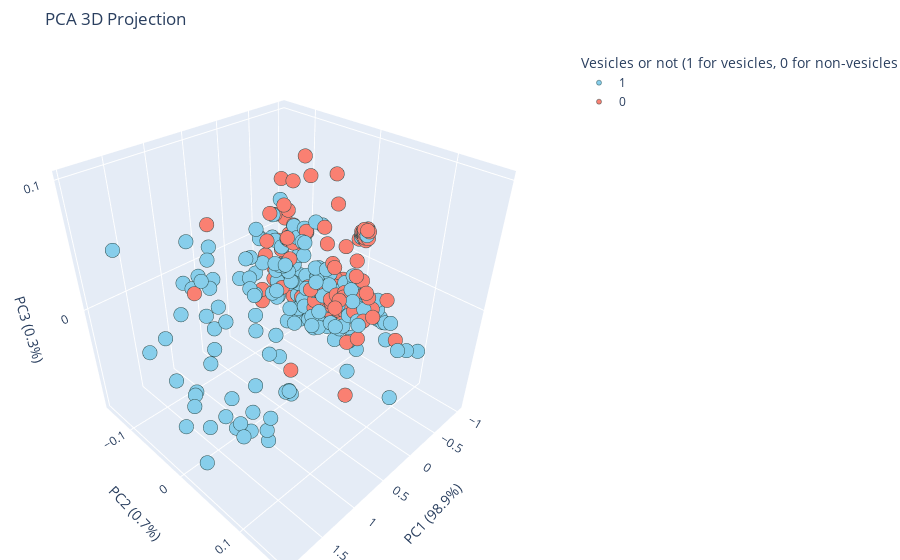

The notebook cell saved with this chart:
### Code cell
X = df_total.iloc[:, 0:-1].values
y = df_total['vesicles_formation'].values

# 2. PCA
pca = PCA(n_components=10)  # Keep more components initially
X_pca = pca.fit_transform(X)

explained_variance = pca.explained_variance_ratio_

# 3. Color mapping for two miscibility types
miscibility_types = df_total['vesicles_formation'].unique()
if len(miscibility_types) != 2:
    print(f"Warning: Found {len(miscibility_types)} unique miscibility types. Ensure there are exactly two for the color mapping.")

colors = ['skyblue', 'salmon']  # Define your two colors
color_dict = dict(zip(miscibility_types, colors))
legends = ['vesicles', 'non-vesicles']
# 4. 2D Scatter Plot
plt.figure(figsize=(8, 6))
for i, surfactant in enumerate(miscibility_types):
    idx = (y == surfactant)
    plt.scatter(X_pca[idx, 0], X_pca[idx, 1],
                color=color_dict[surfactant],
                label=legends[i], alpha=0.7, s=30)

plt.xlabel(f"PC1 ({explained_variance[0]*100:.1f}%)")
plt.ylabel(f"PC2 ({explained_variance[1]*100:.1f}%)")
plt.title('PCA 2D Projection')
plt.legend(bbox_to_anchor=(1.05, 1), loc='upper left')
plt.tight_layout()
plt.show()

# 5. 3D Interactive Scatter Plot
traces = []
for surfactant in miscibility_types:
    idx = (y == surfactant)
    trace = go.Scatter3d(
        x=X_pca[idx, 0],
        y=X_pca[idx, 1],
        z=X_pca[idx, 2],
        mode='markers',
        marker=dict(
            size=5,
            color=color_dict[surfactant],
            line=dict(width=0.5, color='DarkSlateGrey')
        ),
        name=str(surfactant)
    )
    traces.append(trace)

layout = go.Layout(
    title='PCA 3D Projection',
    scene=dict(
        xaxis_title=f'PC1 ({explained_variance[0]*100:.1f}%)',
        yaxis_title=f'PC2 ({explained_variance[1]*100:.1f}%)',
        zaxis_title=f'PC3 ({explained_variance[2]*100:.1f}%)'
    ),
    margin=dict(l=0, r=0, b=0, t=50),
    legend=dict(title='Vesicles or not (1 for vesicles, 0 for non-vesicles')
)

fig = go.Figure(data=traces, layout=layout)
pio.show(fig)

# 6. Explained Variance Plot (remains the same as it shows overall variance)
plt.figure(figsize=(6, 4))
sns.barplot(x=[f'PC{i+1}' for i in range(10)], y=explained_variance*100, color='skyblue')
plt.ylabel('Explained Variance (%)')
plt.title('PCA Explained Variance')
plt.xticks(rotation=45)
plt.tight_layout()
plt.show()

### Figure 1 — Plotly figure (JSON) as saved in the notebook; plotly's stock layout.template omitted (floating-point values rounded to 4 significant figures; data arrays with more than 128 entries replaced by an {"elided": "..."} marker saying what was removed)
{"data": [{"marker": {"color": "skyblue", "line": {"color": "DarkSlateGrey", "width": 0.5}, "size": 5}, "mode": "markers", "name": "1", "type": "scatter3d", "x": {"elided": "190 float values"}, "y": {"elided": "190 float values"}, "z": {"elided": "190 float values"}}, {"marker": {"color": "salmon", "line": {"color": "DarkSlateGrey", "width": 0.5}, "size": 5}, "mode": "markers", "name": "0", "type": "scatter3d", "x": {"elided": "146 float values"}, "y": {"elided": "146 float values"}, "z": {"elided": "146 float values"}}], "layout": {"legend": {"title": {"text": "Vesicles or not (1 for vesicles, 0 for non-vesicles"}}, "margin": {"b": 0, "l": 0, "r": 0, "t": 50}, "scene": {"xaxis": {"title": {"text": "PC1 (98.9%)"}}, "yaxis": {"title": {"text": "PC2 (0.7%)"}}, "zaxis": {"title": {"text": "PC3 (0.3%)"}}}, "title": {"text": "PCA 3D Projection"}}}
